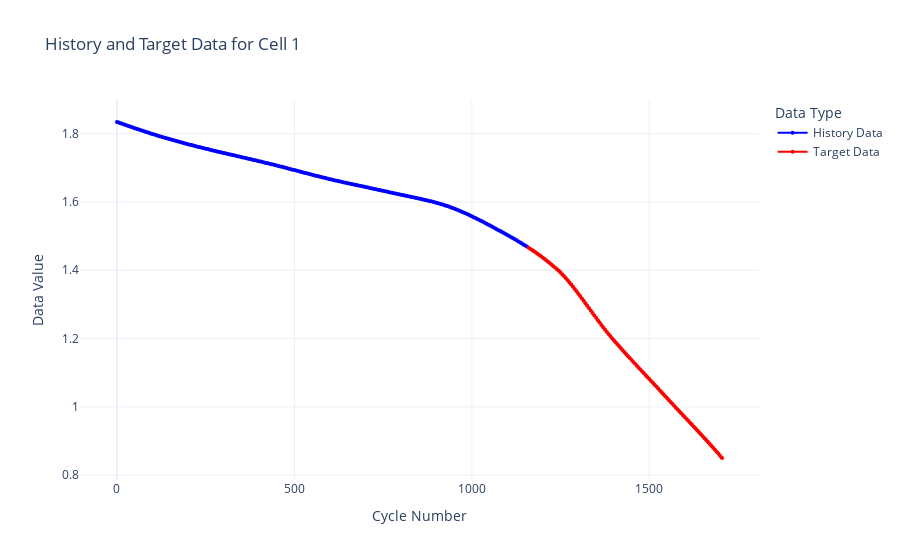

Here is the notebook cell this chart was saved with:
### Code cell
# Filter df_valid for the first cell
df_valid_cell_1 = df_valid[df_valid["Cell"] == 1]

# Get the last sample for the first cell
last_sample = df_valid_cell_1.iloc[-1]

# Extract history and history_cycle arrays
history_data = np.array(last_sample["History"])
history_cycle = np.array(last_sample["History_Cycle"])

# Extract target and target_cycle arrays
target_data = np.array(last_sample["Target_expanded"])
target_cycle = np.array(last_sample["Target_Cycle_Expanded"])

# Create the Plotly figure
fig = go.Figure()

# Add the history data with markers
fig.add_trace(go.Scatter(
    x=history_cycle,
    y=history_data,
    mode='lines+markers',  # Adds both lines and markers
    name='History Data',
    line=dict(color='blue'),
    marker=dict(size=4)  # Marker size for better visibility
))

# Add the target data with markers
fig.add_trace(go.Scatter(
    x=target_cycle,
    y=target_data,
    mode='lines+markers',  # Adds both lines and markers
    name='Target Data',
    line=dict(color='red'),
    marker=dict(size=4)  # Marker size for better visibility
))

# Customize the layout
fig.update_layout(
    title='History and Target Data for Cell 1',
    xaxis_title='Cycle Number',
    yaxis_title='Data Value',
    legend_title='Data Type',
    template='plotly_white',
    showlegend=True
)

# Show the interactive plot
fig.show()

### Figure 1 — Plotly figure (JSON) as saved in the notebook; plotly's stock layout.template omitted (floating-point values rounded to 4 significant figures; data arrays with more than 128 entries replaced by an {"elided": "..."} marker saying what was removed)
{"data": [{"line": {"color": "blue"}, "marker": {"size": 4}, "mode": "lines+markers", "name": "History Data", "type": "scatter", "x": {"elided": "232 int values"}, "y": {"elided": "232 float values"}}, {"line": {"color": "red"}, "marker": {"size": 4}, "mode": "lines+markers", "name": "Target Data", "type": "scatter", "x": [1160, 1165, 1170, 1175, 1180, 1185, 1190, 1195, 1200, 1205, 1210, 1215, 1220, 1225, 1230, 1235, 1240, 1245, 1250, 1255, 1260, 1265, 1270, 1275, 1280, 1285, 1290, 1295, 1300, 1305, 1310, 1315, 1320, 1325, 1330, 1335, 1340, 1345, 1350, 1355, 1360, 1365, 1370, 1375, 1380, 1385, 1390, 1395, 1400, 1405, 1410, 1415, 1420, 1425, 1430, 1435, 1440, 1445, 1450, 1455, 1460, 1465, 1470, 1475, 1480, 1485, 1490, 1495, 1500, 1505, 1510, 1515, 1520, 1525, 1530, 1535, 1540, 1545, 1550, 1555, 1560, 1565, 1570, 1575, 1580, 1585, 1590, 1595, 1600, 1605, 1610, 1615, 1620, 1625, 1630, 1635, 1640, 1645, 1650, 1655, 1660, 1665, 1670, 1675, 1680, 1685, 1690, 1695, 1700, 1705], "y": [1.466, 1.462, 1.459, 1.455, 1.452, 1.448, 1.445, 1.441, 1.437, 1.433, 1.429, 1.425, 1.421, 1.416, 1.412, 1.408, 1.403, 1.398, 1.393, 1.388, 1.382, 1.376, 1.371, 1.364, 1.358, 1.352, 1.345, 1.338, 1.332, 1.325, 1.318, 1.311, 1.304, 1.296, 1.289, 1.282, 1.275, 1.268, 1.261, 1.254, 1.247, 1.24, 1.233, 1.226, 1.22, 1.214, 1.207, 1.201, 1.195, 1.189, 1.183, 1.177, 1.172, 1.166, 1.16, 1.154, 1.149, 1.143, 1.137, 1.132, 1.126, 1.12, 1.115, 1.109, 1.104, 1.098, 1.093, 1.087, 1.082, 1.076, 1.071, 1.065, 1.059, 1.054, 1.048, 1.043, 1.037, 1.031, 1.026, 1.02, 1.015, 1.009, 1.003, 0.9978, 0.9923, 0.9868, 0.9813, 0.9758, 0.9703, 0.9648, 0.9593, 0.9538, 0.9483, 0.9428, 0.9373, 0.9317, 0.9262, 0.9206, 0.915, 0.9093, 0.9036, 0.8979, 0.8922, 0.8864, 0.8805, 0.8746, 0.8687, 0.8627, 0.8566, 0.8505]}], "layout": {"legend": {"title": {"text": "Data Type"}}, "showlegend": true, "title": {"text": "History and Target Data for Cell 1"}, "xaxis": {"title": {"text": "Cycle Number"}}, "yaxis": {"title": {"text": "Data Value"}}}}
